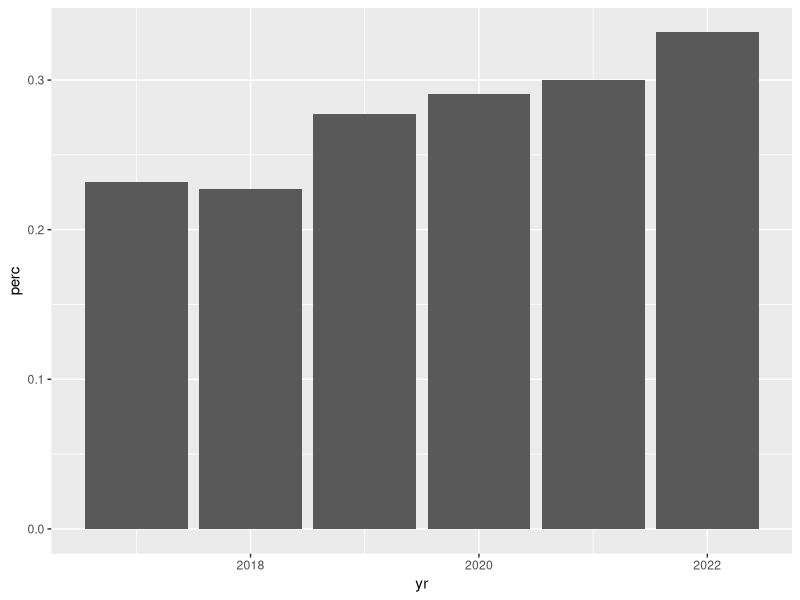
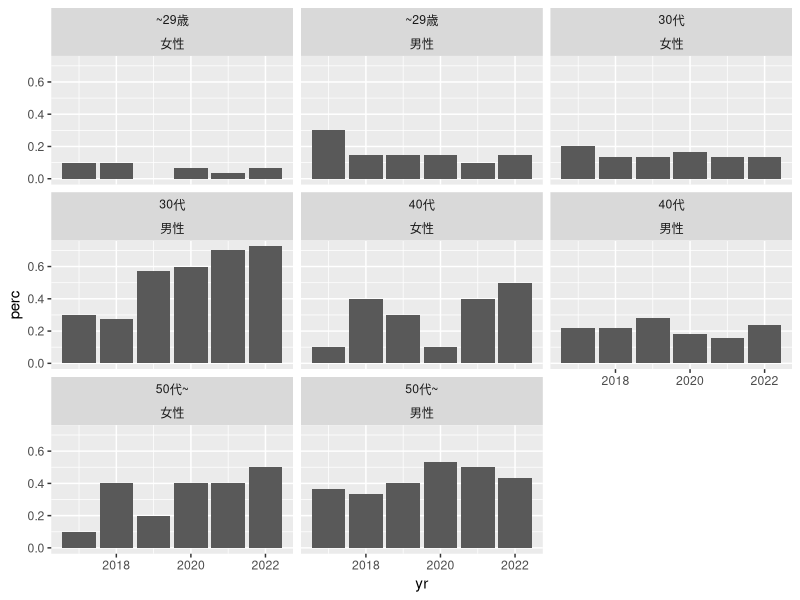

Write R code to recreate these figures, in order. (Note: this script raises an error after producing the figures.)
#make sample data
library(tidyverse)

gen_person <- function(yrfrom,yrto,meanbmi,trend, baseage, gender){
  
  n <- length(yrfrom:yrto)
  
  d <- tibble(
    yr = yrfrom:yrto,
    bmi = rnorm(n ,mean = meanbmi, sd = 1),
    age = baseage:(baseage+n-1),
    gender = gender
  )
  
  deltabmi <- seq(from=0,to=trend,length=n) |> 
    map_dbl(~{rnorm(1,.,2)})
  
  d <- d |> 
    mutate(bmi = bmi + deltabmi)
  
  return(d)
}


oa <- tribble(
  ~yr, ~agegrp, ~gender, ~meanbmi, ~trend, ~n,
  2017, 20, "男性", 21, 0, 20,
  2017, 30, "男性", 22, 6, 40,
  2017, 40, "男性", 22, -1, 50,
  2017, 50, "男性", 24, 2, 30,
  
  2017, 20, "女性", 18, 0, 30,
  2017, 30, "女性", 19, 0, 30,
  2017, 40, "女性", 22, 0, 10,
  2017, 50, "女性", 23, 2, 10
)

set.seed(123456)
i <- 1
oa2 <- oa |> 
  mutate(inddat = pmap(list(yr,agegrp,gender,meanbmi,trend,n), ~{
    ayr     <- ..1
    aage    <- ..2
    agender <- ..3
    amean   <- ..4
    atrend  <- ..5
    an      <- ..6
    
    aage <- runif(1,aage, aage+5) |> round()
    
    map_dfr(1:an, ~{
      
      r <- gen_person(ayr, ayr+5, rnorm(1,amean,4), atrend, aage, agender) |> 
        mutate(id = i)
      
      i <<- i + 1
      return(r)
    })
  }))

oa2 <- oa2 |> 
  select(inddat) |> 
  unnest(inddat)

oa3 <- oa2 |> 
  mutate(bmi25 = bmi >= 25) |> 
  mutate(bmi30 = bmi >= 30) |> 
  mutate(agegrp = case_when(
    between(age,0,29) ~ "~29歳",
    between(age,30,39) ~ "30代",
    between(age,40,49) ~ "40代",
    between(age,50,99) ~ "50代~"
  ))


oa3 |> 
  relocate(yr, id, gender, age, bmi, bmi25) |> 
  arrange(yr,id)

oa3 |> count(yr, bmi25) |> 
  group_by(yr) |> 
  mutate(tot = sum(n)) |> 
  mutate(perc = n/tot) |> 
  filter(bmi25) |> 
  ggplot() +
  geom_col(aes(x = yr, y = perc))

oa3 |> count(yr, agegrp, gender, bmi25) |>
  group_by(yr, gender, agegrp) |>
  mutate(tot = sum(n)) |>
  mutate(perc = n/tot) |>
  filter(bmi25) |>
  ggplot() +
  geom_col(aes(x = yr, y = perc)) +
  facet_wrap(agegrp~gender)
# 
# 
# ggplot(oa3) +
#   geom_boxplot(aes(x = as.factor(yr), y = bmi)) +
#   facet_wrap(agegrp~gender)


res <- oa3 |> 
  select(yr, id, gender, age, bmi) |> 
  arrange(yr)

write_csv(res,"data/sampledata.csv")
